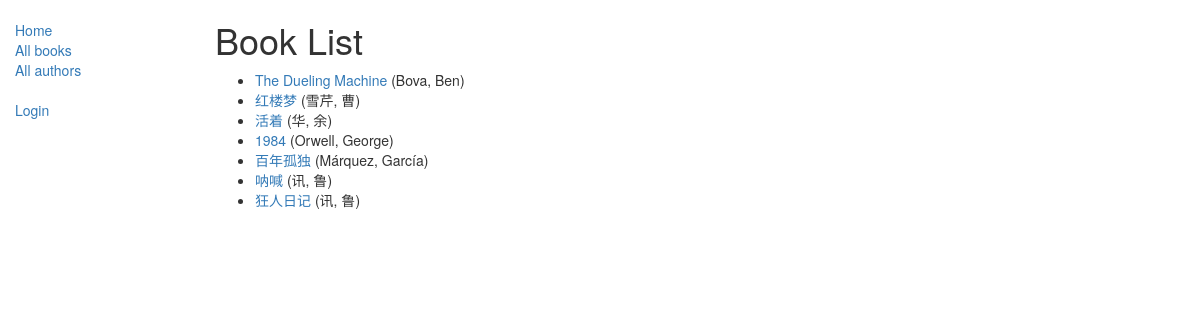
/catalog/books/, run on the app's committed database.
### catalog/models.py (models this page shows, shortened)
class Book(models.Model):
    title = models.CharField(max_length=200)
    author = models.ForeignKey('Author', on_delete=models.SET_NULL, null=True)
    summary = models.TextField(max_length=1000, help_text="Enter a brief description of the book")
    isbn = models.CharField('ISBN',max_length=13, help_text='13 Character <a href="https://www.isbn-international.org/content/what-isbn">ISBN number</a>')
    genre = models.ManyToManyField(Genre, help_text="Select a genre for this book")
    def get_absolute_url(self):
        return reverse('book-detail', args=[str(self.id)])
    def display_genre(self):
        """
        Creates a string for the Genre. This is required to display genre in Admin.
        """
        return ', '.join([ genre.name for genre in self.genre.all()[:3] ])
    display_genre.short_description = 'Genre'

class Author(models.Model):
    first_name = models.CharField(max_length=100)
    last_name = models.CharField(max_length=100)
    date_of_birth = models.DateField(null=True, blank=True)
    date_of_death = models.DateField('Died', null=True, blank=True)
    def __str__(self):
        return '%s, %s' % (self.last_name, self.first_name)

### catalog/views.py (the view)
# urls.py: path('books/', views.BookListView.as_view(), name='books'),
class BookListView(generic.ListView):
    model = Book

### catalog/templates/catalog/book_list.html
{% extends "base_generic.html" %} {% block content %}
<h1>Book List</h1>
{% if book_list %}
<ul>
    {% for book in book_list %}
    <li>
        <a href="{{ book.get_absolute_url }}">{{ book.title }}</a> ({{book.author}})
    </li>
    {% endfor %}
</ul>
{% else %}
<p>There are no books in the library.</p>
{% endif %} {% endblock %}

### data on the page
Book: title "The Dueling Machine", author "Bova, Ben"
Book: title "红楼梦", author "雪芹, 曹"
Book: title "活着", author "华, 余"
Book: title "1984", author "Orwell, George"
Book: title "百年孤独", author "Márquez, García"
Book: title "呐喊", author "讯, 鲁"
Book: title "狂人日记", author "讯, 鲁"
